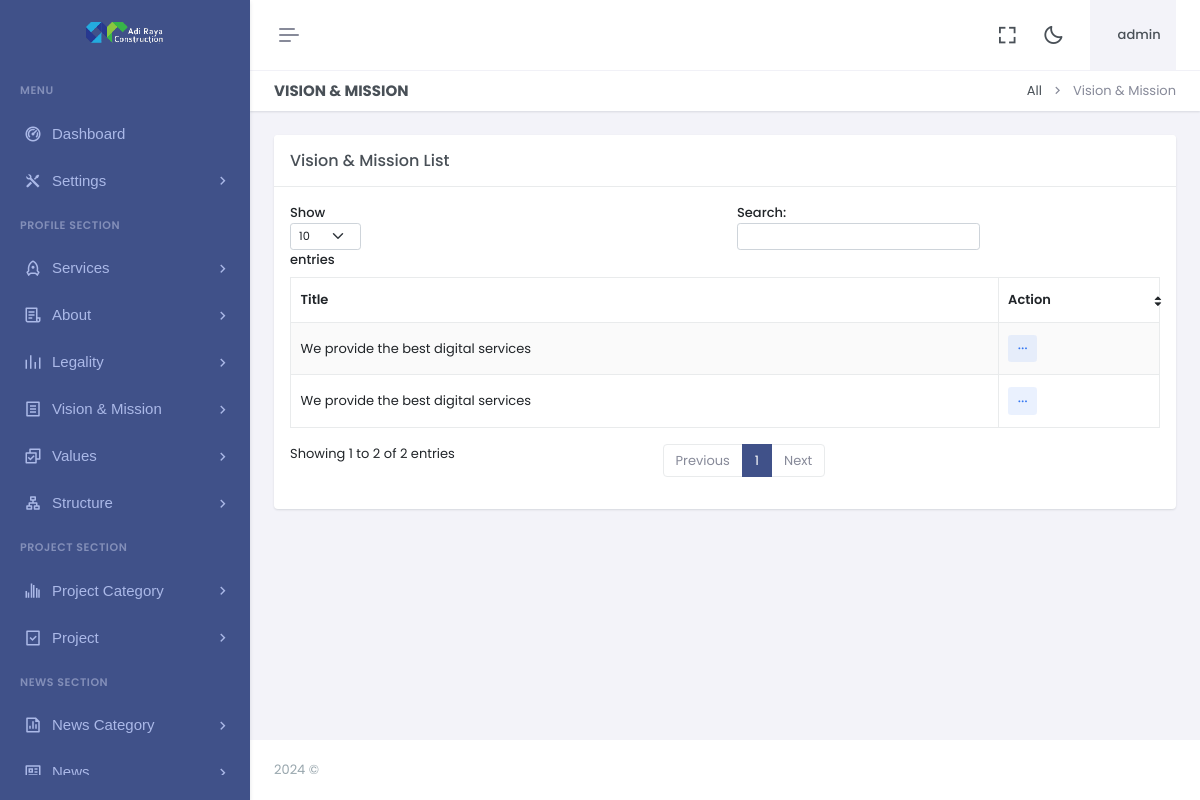
Before: /dashboard/bloglist.php (signed in) with the older database file.
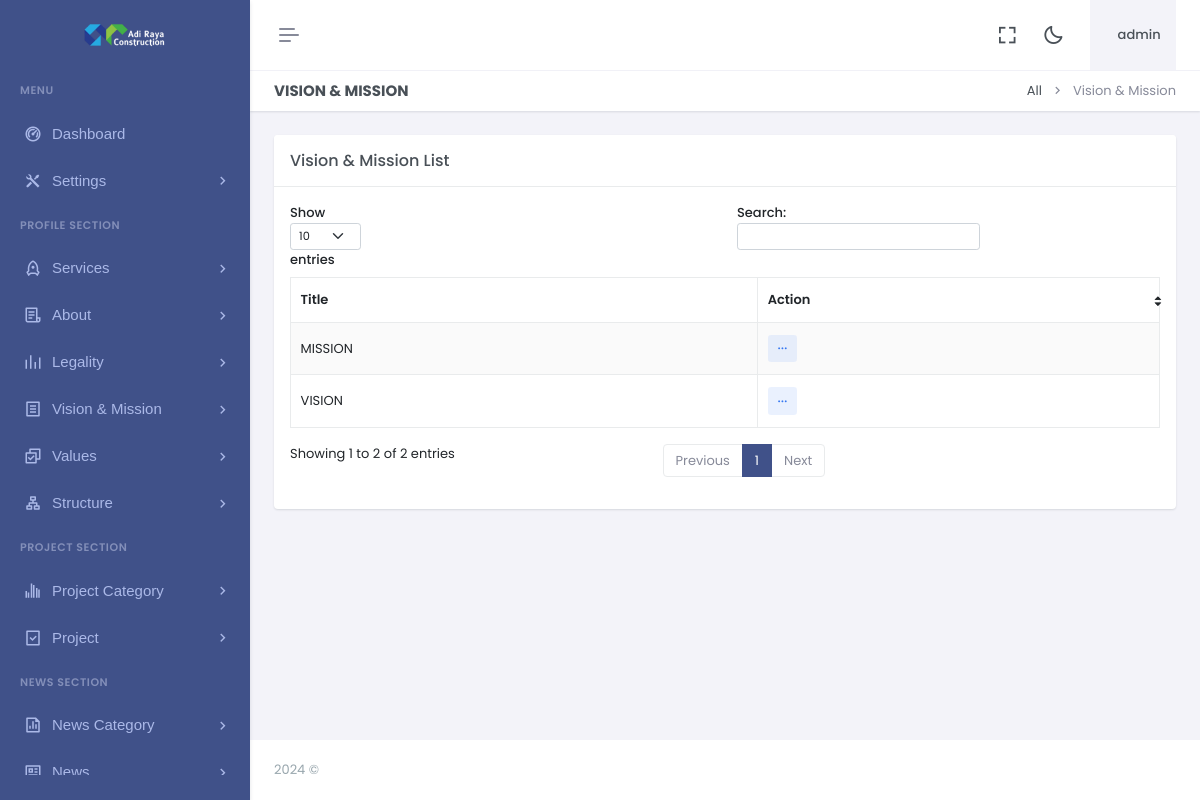
After: the same page with the newer database file.
### tables this page shows
CREATE TABLE `logo` (
  `id` int(11) NOT NULL,
  `xfile` varchar(1000) NOT NULL,
  `ufile` varchar(1000) NOT NULL,
  `updated_at` timestamp NOT NULL DEFAULT current_timestamp() ON UPDATE current_timestamp()
);

CREATE TABLE `blog` (
  `id` int(11) NOT NULL,
  `blog_title` varchar(300) NOT NULL,
  `blog_detail` varchar(2000) NOT NULL,
  `ufile` varchar(1000) NOT NULL,
  `updated_at` timestamp NOT NULL DEFAULT current_timestamp() ON UPDATE current_timestamp()
);

### dashboard/bloglist.php (the view, shortened to what the changed rows need)
<?php include "header.php"; ?>
<?php include "sidebar.php"; ?>
<div class="main-content">
    <div class="page-content">
        <div class="container-fluid">
            <div class="row">
                <div class="col-lg-12">
                    <div class="card">
                        <div class="card-body">
                            <table id="example"
                                class="table table-bordered dt-responsive nowrap table-striped align-middle"
                                style="width:100%">
                                <thead>
                                    <tr>
                                        <th data-ordering="false">Title</th>
                                        <th>Action</th>
                                    </tr>
                                </thead>
                                <tbody>
                                    <?php
                                    $q = "SELECT * FROM  blog ORDER BY id DESC";
                                    $r123 = mysqli_query($con, $q);
                                    while ($ro = mysqli_fetch_array($r123)) {
                                        $id = "$ro[id]";
                                        $blog_title = "$ro[blog_title]";
                                        print "<tr>
				  <td>
				  $blog_title
				  </td>
          <td>
                                                    <div class='dropdown d-inline-block'>
                                                        <button class='btn btn-soft-secondary btn-sm dropdown' type='button' data-bs-toggle='dropdown' aria-expanded='false'>
                                                            <i class='ri-more-fill align-middle'></i>
                                                        </button>
                                                        <ul class='dropdown-menu dropdown-menu-end'>
                                                            <li><a href='editblog.php?id=$id' class='dropdown-item edit-item-btn'><i class='ri-pencil-fill align-bottom me-2 text-muted'></i> Edit</a></li>
                                                            <li><a href='editphotovision.php?id=$id' class='dropdown-item edit-item-btn'><i class='ri-image-edit-fill align-bottom me-2 text-muted'></i> Edit Photo</a></li>
                                                            <li>
                                                                <a href='deleteblog.php?id=$id' class='dropdown-item remove-item-btn'>
                                                                    <i class='ri-delete-bin-fill align-bottom me-2 text-muted'></i> Delete
                                                                </a>
                                                            </li>
                                                        </ul>
                                                    </div>
                                                </td>
				  </tr>";
                                    }
                                    ?>
                                </tbody>
                            </table>
                        </div>
                    </div>
                </div>
            </div>
        </div>
    </div>
    <?php include "footer.php"; ?>

### dashboard/sidebar.php (shortened to what the changed rows need)
<?php
include "../z_db.php";
?>
<div class="app-menu navbar-menu">
    <div class="navbar-brand-box">
        <?php
        $rr = mysqli_query($con, "SELECT ufile FROM logo");
        $r = mysqli_fetch_row($rr);
        $ufile = $r[0];
        ?>
        <a href="#" class="logo logo-light">
            <span class="logo-lg">
                <img src="uploads/logo/<?php print $ufile ?>" alt="" height="30">
            </span>
        </a>
    </div>
</div>

Changed rows visible on the page:
removed blog: blog_title "We provide the best digital services"
removed blog: blog_title "We provide the best digital services"
changed logo: ufile: a different picture
added blog: blog_title "MISSION"
added blog: blog_title "VISION"
